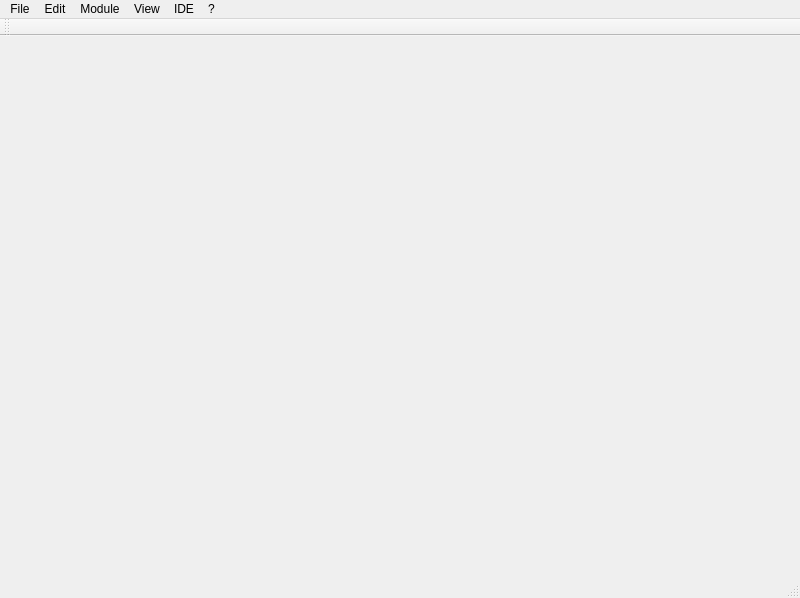
<?xml version="1.0" encoding="UTF-8"?>
<ui version="4.0">
 <class>MainWindow</class>
 <widget class="QMainWindow" name="MainWindow">
  <property name="geometry">
   <rect>
    <x>0</x>
    <y>0</y>
    <width>800</width>
    <height>598</height>
   </rect>
  </property>
  <property name="windowTitle">
   <string>Digital Forensics Framework</string>
  </property>
  <widget class="QWidget" name="centralwidget"/>
  <widget class="QMenuBar" name="menubar">
   <property name="geometry">
    <rect>
     <x>0</x>
     <y>0</y>
     <width>800</width>
     <height>18</height>
    </rect>
   </property>
   <widget class="QMenu" name="menuFile">
    <property name="title">
     <string>File</string>
    </property>
    <addaction name="actionOpen_evidence"/>
    <addaction name="separator"/>
    <addaction name="actionOpen_device"/>
    <addaction name="separator"/>
    <addaction name="actionExit"/>
   </widget>
   <widget class="QMenu" name="menuModule">
    <property name="title">
     <string>Module</string>
    </property>
    <addaction name="actionLoadModule"/>
    <addaction name="actionBrowse_modules"/>
    <addaction name="separator"/>
   </widget>
   <widget class="QMenu" name="menuIDE">
    <property name="title">
     <string>IDE</string>
    </property>
    <addaction name="actionIdeOpen"/>
    <addaction name="separator"/>
   </widget>
   <widget class="QMenu" name="menuAbout">
    <property name="title">
     <string>?</string>
    </property>
    <addaction name="actionAbout"/>
    <addaction name="actionHelp"/>
   </widget>
   <widget class="QMenu" name="menuEdit">
    <property name="title">
     <string>Edit</string>
    </property>
    <addaction name="actionPreferences"/>
   </widget>
   <widget class="QMenu" name="menuView">
    <property name="title">
     <string>View</string>
    </property>
    <addaction name="actionMaximize"/>
    <addaction name="separator"/>
    <addaction name="actionFullscreen_mode"/>
    <addaction name="separator"/>
    <addaction name="actionNodeBrowser"/>
    <addaction name="separator"/>
    <addaction name="actionShell"/>
    <addaction name="actionPython_interpreter"/>
    <addaction name="separator"/>
   </widget>
   <addaction name="menuFile"/>
   <addaction name="menuEdit"/>
   <addaction name="menuModule"/>
   <addaction name="menuView"/>
   <addaction name="menuIDE"/>
   <addaction name="menuAbout"/>
  </widget>
  <widget class="QStatusBar" name="statusbar"/>
  <widget class="QToolBar" name="toolBar">
   <property name="windowTitle">
    <string>Toolbar</string>
   </property>
   <property name="iconSize">
    <size>
     <width>16</width>
     <height>16</height>
    </size>
   </property>
   <property name="toolButtonStyle">
    <enum>Qt::ToolButtonTextBesideIcon</enum>
   </property>
   <attribute name="toolBarArea">
    <enum>TopToolBarArea</enum>
   </attribute>
   <attribute name="toolBarBreak">
    <bool>false</bool>
   </attribute>
  </widget>
  <action name="actionAbout">
   <property name="text">
    <string>About DFF ...</string>
   </property>
  </action>
  <action name="actionLoadModule">
   <property name="text">
    <string>Load</string>
   </property>
   <property name="toolTip">
    <string>Load module</string>
   </property>
  </action>
  <action name="actionOpen_evidence">
   <property name="icon">
    <iconset resource="gui.qrc">
     <normaloff>:/fileopen.png</normaloff>:/fileopen.png</iconset>
   </property>
   <property name="text">
    <string>Open evidence</string>
   </property>
   <property name="iconVisibleInMenu">
    <bool>true</bool>
   </property>
  </action>
  <action name="actionOpen_device">
   <property name="icon">
    <iconset resource="gui.qrc">
     <normaloff>:/dev_hd.png</normaloff>:/dev_hd.png</iconset>
   </property>
   <property name="text">
    <string>Open device</string>
   </property>
   <property name="iconVisibleInMenu">
    <bool>true</bool>
   </property>
  </action>
  <action name="actionExit">
   <property name="icon">
    <iconset resource="gui.qrc">
     <normaloff>:/exit.png</normaloff>:/exit.png</iconset>
   </property>
   <property name="text">
    <string>Exit</string>
   </property>
   <property name="iconVisibleInMenu">
    <bool>true</bool>
   </property>
  </action>
  <action name="actionPreferences">
   <property name="icon">
    <iconset resource="gui.qrc">
     <normaloff>:/configure.png</normaloff>:/configure.png</iconset>
   </property>
   <property name="text">
    <string>Preferences</string>
   </property>
   <property name="iconVisibleInMenu">
    <bool>true</bool>
   </property>
  </action>
  <action name="actionMaximize">
   <property name="icon">
    <iconset resource="gui.qrc">
     <normaloff>:/maximize.png</normaloff>:/maximize.png</iconset>
   </property>
   <property name="text">
    <string>Maximize</string>
   </property>
   <property name="iconVisibleInMenu">
    <bool>true</bool>
   </property>
  </action>
  <action name="actionFullscreen_mode">
   <property name="icon">
    <iconset resource="gui.qrc">
     <normaloff>:/randr.png</normaloff>:/randr.png</iconset>
   </property>
   <property name="text">
    <string>Fullscreen mode</string>
   </property>
   <property name="iconVisibleInMenu">
    <bool>true</bool>
   </property>
  </action>
  <action name="actionNodeBrowser">
   <property name="icon">
    <iconset resource="gui.qrc">
     <normaloff>:/view_detailed.png</normaloff>:/view_detailed.png</iconset>
   </property>
   <property name="text">
    <string>Browser</string>
   </property>
   <property name="iconVisibleInMenu">
    <bool>true</bool>
   </property>
  </action>
  <action name="actionShell">
   <property name="icon">
    <iconset resource="gui.qrc">
     <normaloff>:/shell.png</normaloff>:/shell.png</iconset>
   </property>
   <property name="text">
    <string>Console</string>
   </property>
   <property name="toolTip">
    <string>Console</string>
   </property>
   <property name="iconVisibleInMenu">
    <bool>true</bool>
   </property>
  </action>
  <action name="actionPython_interpreter">
   <property name="icon">
    <iconset resource="gui.qrc">
     <normaloff>:/interpreter.png</normaloff>:/interpreter.png</iconset>
   </property>
   <property name="text">
    <string>Live scripting</string>
   </property>
   <property name="toolTip">
    <string>Live scripting</string>
   </property>
   <property name="iconVisibleInMenu">
    <bool>true</bool>
   </property>
  </action>
  <action name="actionHelp">
   <property name="icon">
    <iconset resource="gui.qrc">
     <normaloff>:/help.png</normaloff>:/help.png</iconset>
   </property>
   <property name="text">
    <string>Documentation</string>
   </property>
   <property name="iconVisibleInMenu">
    <bool>true</bool>
   </property>
  </action>
  <action name="actionIdeOpen">
   <property name="icon">
    <iconset resource="gui.qrc">
     <normaloff>:/script-new.png</normaloff>:/script-new.png</iconset>
   </property>
   <property name="text">
    <string>IDE</string>
   </property>
   <property name="toolTip">
    <string>Open the IDE</string>
   </property>
   <property name="iconVisibleInMenu">
    <bool>true</bool>
   </property>
  </action>
  <action name="actionBrowse_modules">
   <property name="icon">
    <iconset resource="gui.qrc">
     <normaloff>:/module2.png</normaloff>:/module2.png</iconset>
   </property>
   <property name="text">
    <string>Browse</string>
   </property>
  </action>
 </widget>
 <resources>
  <include location="gui.qrc"/>
 </resources>
 <connections/>
</ui>
